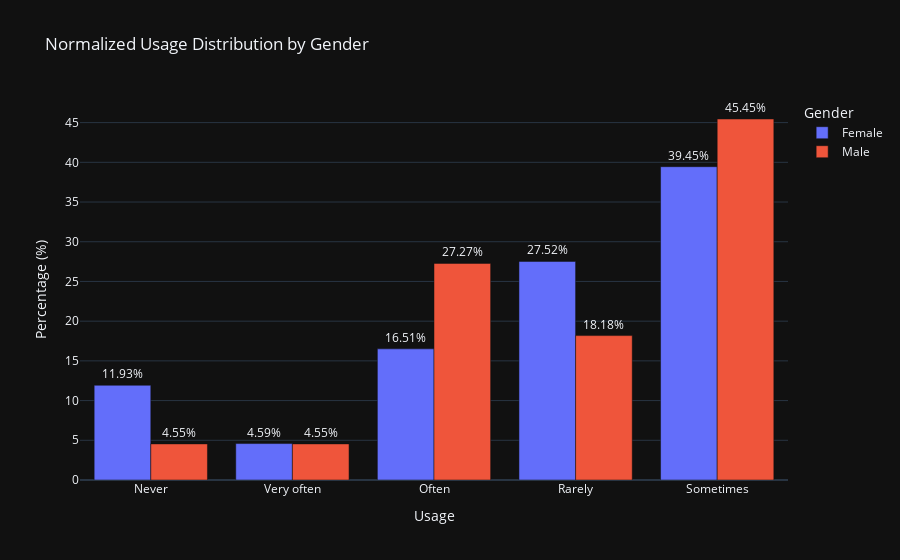

Here is the notebook cell this chart was saved with:
### Code cell
total_count = gender_usage.group_by('Q3').agg(
    pl.sum('Count').alias('Total')
)

gender_usage_normalized = gender_usage.join(total_count, on='Q3')

gender_usage_normalized = gender_usage_normalized.with_columns(
    (pl.col('Count') / pl.col('Total') * 100).alias('Percentage')
)

fig = px.bar(
    gender_usage_normalized,
    x='Q4',
    y='Percentage',
    color='Q3',
    barmode='group',
    title='Normalized Usage Distribution by Gender',
    labels={'Q4': 'Usage', 'Percentage': 'Percentage (%)', 'Q3': 'Gender'},
    text='Percentage',
)

fig.update_traces(
    textposition='outside',
    texttemplate='%{text:.2f}%',
)

fig.show()

### Figure 1 — Plotly figure (JSON) as saved in the notebook; plotly's stock layout.template omitted (floating-point values rounded to 4 significant figures)
{"data": [{"alignmentgroup": "True", "hovertemplate": "Gender=Female<br>Usage=%{x}<br>Percentage (%)=%{text}<extra></extra>", "legendgroup": "Female", "marker": {"color": "#636efa", "pattern": {"shape": ""}}, "name": "Female", "offsetgroup": "Female", "orientation": "v", "showlegend": true, "text": [11.93, 4.587, 16.51, 27.52, 39.45], "textposition": "outside", "x": ["Never", "Very often", "Often", "Rarely", "Sometimes"], "xaxis": "x", "y": [11.93, 4.587, 16.51, 27.52, 39.45], "yaxis": "y", "type": "bar", "texttemplate": "%{text:.2f}%"}, {"alignmentgroup": "True", "hovertemplate": "Gender=Male<br>Usage=%{x}<br>Percentage (%)=%{text}<extra></extra>", "legendgroup": "Male", "marker": {"color": "#EF553B", "pattern": {"shape": ""}}, "name": "Male", "offsetgroup": "Male", "orientation": "v", "showlegend": true, "text": [45.45, 4.545, 27.27, 4.545, 18.18], "textposition": "outside", "x": ["Sometimes", "Never", "Often", "Very often", "Rarely"], "xaxis": "x", "y": [45.45, 4.545, 27.27, 4.545, 18.18], "yaxis": "y", "type": "bar", "texttemplate": "%{text:.2f}%"}], "layout": {"xaxis": {"anchor": "y", "domain": [0.0, 1.0], "title": {"text": "Usage"}}, "yaxis": {"anchor": "x", "domain": [0.0, 1.0], "title": {"text": "Percentage (%)"}}, "legend": {"title": {"text": "Gender"}, "tracegroupgap": 0}, "title": {"text": "Normalized Usage Distribution by Gender"}, "barmode": "group"}}
